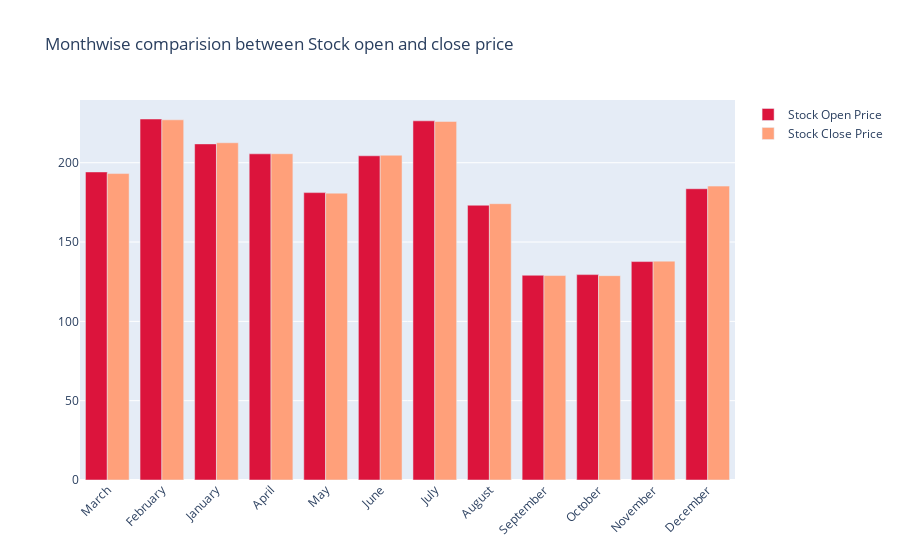

Source (notebook cell):
### Code cell
fig = go.Figure()

fig.add_trace(go.Bar(
    x=monthvise.index,
    y=monthvise['open'],
    name='Stock Open Price',
    marker_color='crimson'
))
fig.add_trace(go.Bar(
    x=monthvise.index,
    y=monthvise['close'],
    name='Stock Close Price',
    marker_color='lightsalmon'
))

fig.update_layout(barmode='group', xaxis_tickangle=-45, 
                  title='Monthwise comparision between Stock open and close price')
fig.show()

### Figure 1 — Plotly figure (JSON) as saved in the notebook; plotly's stock layout.template omitted (floating-point values rounded to 4 significant figures)
{"data": [{"marker": {"color": "crimson"}, "name": "Stock Open Price", "type": "bar", "x": ["March", "February", "January", "April", "May", "June", "July", "August", "September", "October", "November", "December"], "y": [194.2, 227.6, 211.9, 205.6, 181.2, 204.4, 226.4, 173.2, 129.1, 129.5, 137.7, 183.6]}, {"marker": {"color": "lightsalmon"}, "name": "Stock Close Price", "type": "bar", "x": ["March", "February", "January", "April", "May", "June", "July", "August", "September", "October", "November", "December"], "y": [193.2, 227.0, 212.6, 205.7, 180.8, 204.7, 226.0, 174.2, 128.9, 128.8, 138.0, 185.3]}], "layout": {"autosize": true, "barmode": "group", "title": {"text": "Monthwise comparision between Stock open and close price"}, "xaxis": {"autorange": true, "range": [-0.5, 11.5], "tickangle": -45, "type": "category"}, "yaxis": {"autorange": true, "range": [0, 239.5], "type": "linear"}}}
